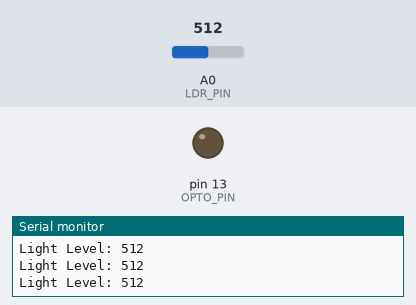
The sketch below on a simulated Arduino Uno, built with avr-gcc and run on an emulated ATmega328P. On the bench: output pins drawn as LEDs (lit = HIGH), the last lines printed to the serial monitor. Inputs (shaded band) come from the test bench; at power-on: A0 (LDR_PIN) = 512.

Above: at 1.2 s.
1.3 s: A0 (LDR_PIN) set to 489
At 2.2 s:
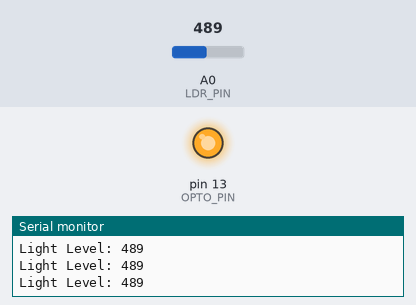
2.9 s: A0 (LDR_PIN) set to 510
At 3.6 s:
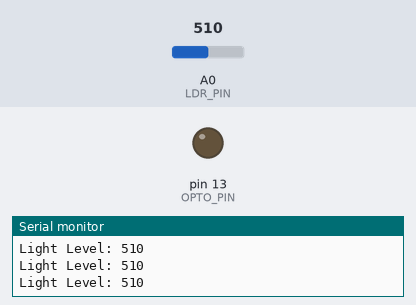
4.5 s: A0 (LDR_PIN) set to 490
At 4.9 s:
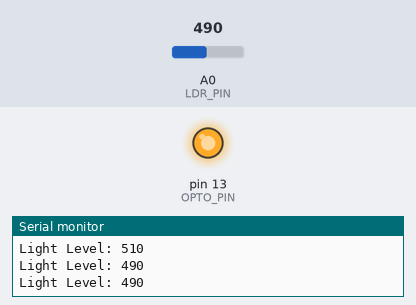
Timing chart, 0 to 7.5 s (numbered marks = the images above; inputs shaded):
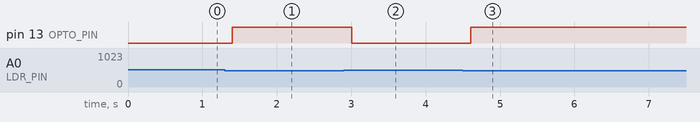

Measured:
- the behaviour switches between 500 and 499 on A0 (LDR_PIN) (found by bisection; images 0 and 1)
- after the input at 1.3 s, pin 13 (OPTO_PIN): LOW → HIGH after 0.10 s
- after the input at 2.9 s, pin 13 (OPTO_PIN): HIGH → LOW after 0.11 s
- after the input at 4.5 s, pin 13 (OPTO_PIN): LOW → HIGH after 0.11 s

The sketch:

LDR_read.ino
```cpp
// Pin Definitions
const int LDR_PIN = A0;     // LDR connected to Analog A0
const int OPTO_PIN = 13;    // Arduino Pin 13 to Optocoupler input

// Calibration
int threshold = 500;        // Adjust this value based on simulation light level

void setup() {
  pinMode(OPTO_PIN, OUTPUT); // Set pin 13 as output
  Serial.begin(9600);        // To monitor values in the Virtual Terminal
}

void loop() {
  int lightLevel = analogRead(LDR_PIN); // Read light value (0 to 1023)

  // Print value to serial monitor for debugging
  Serial.print("Light Level: ");
  Serial.println(lightLevel);

  // LOGIC: If light falls below threshold (gets dark), turn on relay
  // If you want "Resistance Decreases = ON", change to: if (lightLevel > threshold)
  if (lightLevel < threshold) {
    digitalWrite(OPTO_PIN, HIGH); // Send signal to Optocoupler -> Relay ON
  } else {
    digitalWrite(OPTO_PIN, LOW);  // Relay OFF
  }

  delay(200); // Small delay for stability
}
```
